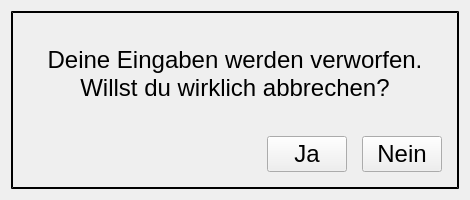
<?xml version="1.0" encoding="UTF-8"?>
<ui version="4.0">
 <class>InputBackDialog</class>
 <widget class="QDialog" name="InputBackDialog">
  <property name="windowModality">
   <enum>Qt::ApplicationModal</enum>
  </property>
  <property name="geometry">
   <rect>
    <x>0</x>
    <y>0</y>
    <width>470</width>
    <height>200</height>
   </rect>
  </property>
  <property name="sizePolicy">
   <sizepolicy hsizetype="Fixed" vsizetype="Fixed">
    <horstretch>0</horstretch>
    <verstretch>0</verstretch>
   </sizepolicy>
  </property>
  <property name="minimumSize">
   <size>
    <width>470</width>
    <height>200</height>
   </size>
  </property>
  <property name="maximumSize">
   <size>
    <width>470</width>
    <height>200</height>
   </size>
  </property>
  <property name="windowTitle">
   <string/>
  </property>
  <property name="styleSheet">
   <string notr="true">QFrame{border: 2px outset black;}

QLabel
{
border: 0px;
}</string>
  </property>
  <layout class="QVBoxLayout" name="verticalLayout_2">
   <item>
    <widget class="QFrame" name="frame">
     <property name="frameShape">
      <enum>QFrame::StyledPanel</enum>
     </property>
     <property name="frameShadow">
      <enum>QFrame::Raised</enum>
     </property>
     <property name="lineWidth">
      <number>4</number>
     </property>
     <layout class="QVBoxLayout" name="verticalLayout_3">
      <property name="spacing">
       <number>0</number>
      </property>
      <property name="leftMargin">
       <number>0</number>
      </property>
      <property name="topMargin">
       <number>0</number>
      </property>
      <property name="rightMargin">
       <number>0</number>
      </property>
      <property name="bottomMargin">
       <number>0</number>
      </property>
      <item>
       <layout class="QVBoxLayout" name="verticalLayout">
        <item>
         <spacer name="verticalSpacer">
          <property name="orientation">
           <enum>Qt::Vertical</enum>
          </property>
          <property name="sizeHint" stdset="0">
           <size>
            <width>20</width>
            <height>40</height>
           </size>
          </property>
         </spacer>
        </item>
        <item>
         <widget class="QLabel" name="label_text">
          <property name="font">
           <font>
            <pointsize>18</pointsize>
           </font>
          </property>
          <property name="lineWidth">
           <number>1</number>
          </property>
          <property name="text">
           <string>&lt;html&gt;&lt;head/&gt;&lt;body&gt;&lt;p&gt;Deine Eingaben werden verworfen.&lt;br/&gt;Willst du wirklich abbrechen?&lt;/p&gt;&lt;/body&gt;&lt;/html&gt;</string>
          </property>
          <property name="alignment">
           <set>Qt::AlignCenter</set>
          </property>
         </widget>
        </item>
        <item>
         <spacer name="verticalSpacer_2">
          <property name="orientation">
           <enum>Qt::Vertical</enum>
          </property>
          <property name="sizeHint" stdset="0">
           <size>
            <width>20</width>
            <height>40</height>
           </size>
          </property>
         </spacer>
        </item>
        <item>
         <layout class="QHBoxLayout" name="horizontalLayout_2">
          <property name="rightMargin">
           <number>15</number>
          </property>
          <property name="bottomMargin">
           <number>15</number>
          </property>
          <item>
           <spacer name="horizontalSpacer">
            <property name="orientation">
             <enum>Qt::Horizontal</enum>
            </property>
            <property name="sizeType">
             <enum>QSizePolicy::MinimumExpanding</enum>
            </property>
            <property name="sizeHint" stdset="0">
             <size>
              <width>0</width>
              <height>0</height>
             </size>
            </property>
           </spacer>
          </item>
          <item>
           <widget class="QPushButton" name="pushButton_yes">
            <property name="font">
             <font>
              <pointsize>18</pointsize>
             </font>
            </property>
            <property name="focusPolicy">
             <enum>Qt::NoFocus</enum>
            </property>
            <property name="text">
             <string>Ja</string>
            </property>
           </widget>
          </item>
          <item>
           <spacer name="horizontalSpacer_2">
            <property name="orientation">
             <enum>Qt::Horizontal</enum>
            </property>
            <property name="sizeType">
             <enum>QSizePolicy::Fixed</enum>
            </property>
            <property name="sizeHint" stdset="0">
             <size>
              <width>15</width>
              <height>0</height>
             </size>
            </property>
           </spacer>
          </item>
          <item>
           <widget class="QPushButton" name="pushButton_no">
            <property name="font">
             <font>
              <pointsize>18</pointsize>
              <weight>50</weight>
              <bold>false</bold>
             </font>
            </property>
            <property name="focusPolicy">
             <enum>Qt::NoFocus</enum>
            </property>
            <property name="text">
             <string>Nein</string>
            </property>
           </widget>
          </item>
         </layout>
        </item>
       </layout>
      </item>
     </layout>
    </widget>
   </item>
  </layout>
 </widget>
 <resources/>
 <connections/>
</ui>
